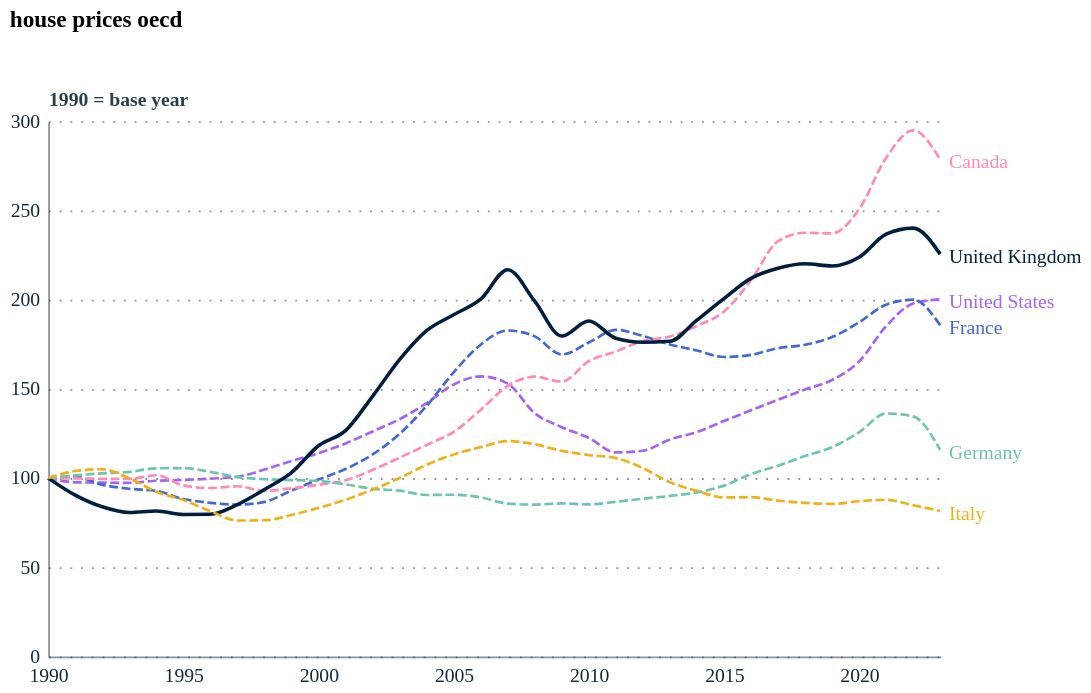

Describe this chart as a Vega-Lite specification.
### Vega-Lite specification from a JSON file in a GitHub repository (floating-point values rounded to 4 significant figures; data arrays with more than 128 entries replaced by an {"elided": "..."} marker saying what was removed)
{"config": {"font": "Circular Std", "mark": {"line": {"interpolate": "linear"}}, "view": {"stroke": "transparent", "width": 400, "height": 300}, "range": {"category": ["#179fdb", "#e6224b", "#f4c245", "#122b39", "#eb5c2e", "#36b7b4"], "diverging": ["#E6224B", "#E54753", "#C9C9C9", "#179FDB", "#122B39"], "heatmap": ["#C9C9C9", "#179FDB", "#0063AF", "#122B39"], "ordinal": ["#00A767", "#36B7B4", "#179FDB", "#0063AF", "#243B5A"]}, "axisX": {"labelColor": "#122b39", "tickColor": "#122b39", "domainColor": "#122b39", "domainOpacity": 0.5, "gridOpacity": 0, "labelFont": "Circular Std", "labelAngle": 0, "labelAlign": "center", "labelFontSize": 11, "labelPadding": 5, "tickCount": 10, "tickSize": 0, "title": ""}, "axisY": {"labelColor": "#122b39", "labelFont": "Circular Std", "tickColor": "#122b39", "domainColor": "#122b39", "gridColor": "#122b39", "gridDash": [1, 5], "gridOpacity": 0.5, "labelPadding": 5, "labelFontSize": 11, "domainOpacity": 0.5, "tickSize": 0, "title": null, "titleAlign": "left", "titleAngle": 0, "titleBaseline": "bottom", "titleColor": "#122b39", "titleOpacity": 0.9, "titleX": 0, "titleY": -7}}, "layer": [{"mark": {"type": "line", "interpolate": "monotone"}, "encoding": {"color": {"field": "region", "legend": null, "scale": {"domain": ["United Kingdom", "France", "Italy", "Spain", "Germany", "Japan", "Canada", "United States"], "range": ["#001f3f", "#4269d0", "#efb118", "#ff725c", "#6cc5b0", "#3ca951", "#ff8ab7", "#a463f2", "#97bbf5", "#9c6b4e"]}, "type": "nominal"}, "size": {"condition": {"test": "(datum.region === 'United Kingdom')", "value": 2}, "value": 1.5}, "strokeDash": {"condition": {"test": "(datum.region === 'United Kingdom')", "value": [0, 0]}, "value": [5, 2]}, "x": {"field": "year", "title": "", "type": "temporal"}, "y": {"field": "rebased_value", "title": "1990 = base year", "type": "quantitative"}}, "title": {"text": "house prices oecd", "anchor": "start", "subtitle": ["", ""]}}, {"mark": {"type": "text", "align": "left", "dx": 5, "dy": 2}, "encoding": {"color": {"field": "region", "type": "nominal"}, "text": {"field": "region", "type": "nominal"}, "x": {"aggregate": "max", "field": "year", "type": "temporal"}, "y": {"aggregate": {"argmax": "year"}, "field": "rebased_value", "type": "quantitative"}}}], "data": {"name": "data-66a8fb67c63f3964c93cdf0c488a5802"}, "height": 300, "width": 500, "$schema": "https://vega.github.io/schema/vega-lite/v5.17.0.json", "datasets": {"data-66a8fb67c63f3964c93cdf0c488a5802": {"elided": "204 records"}}}
